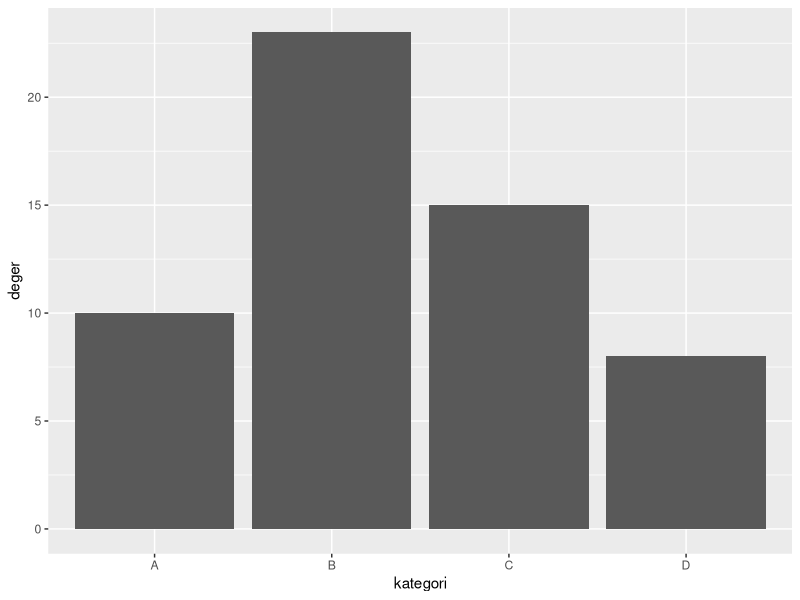
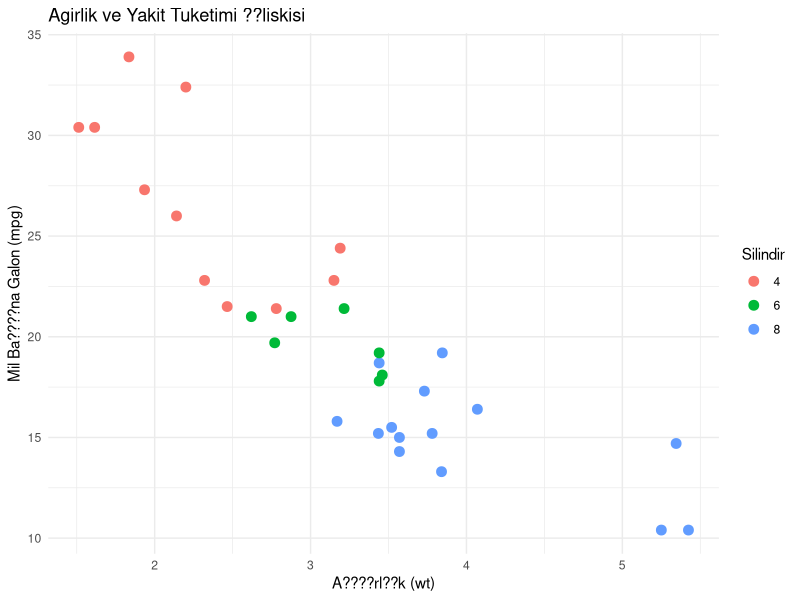
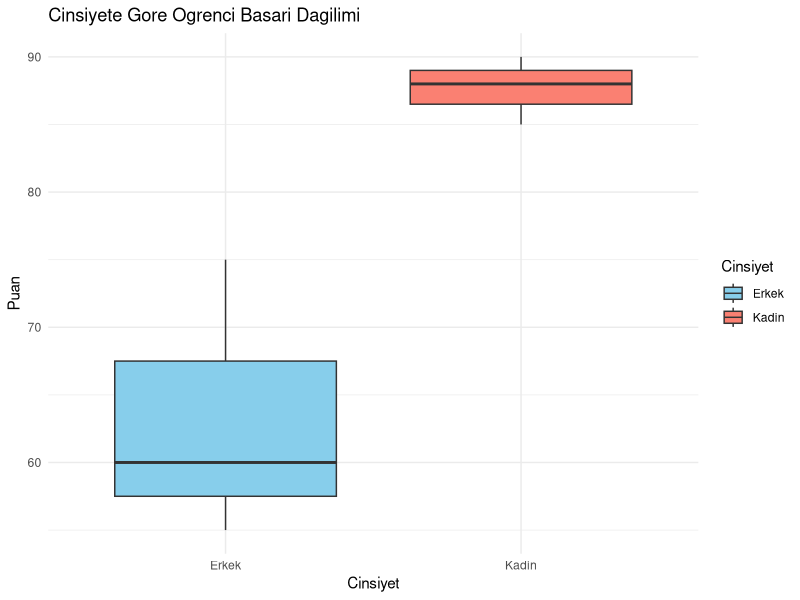
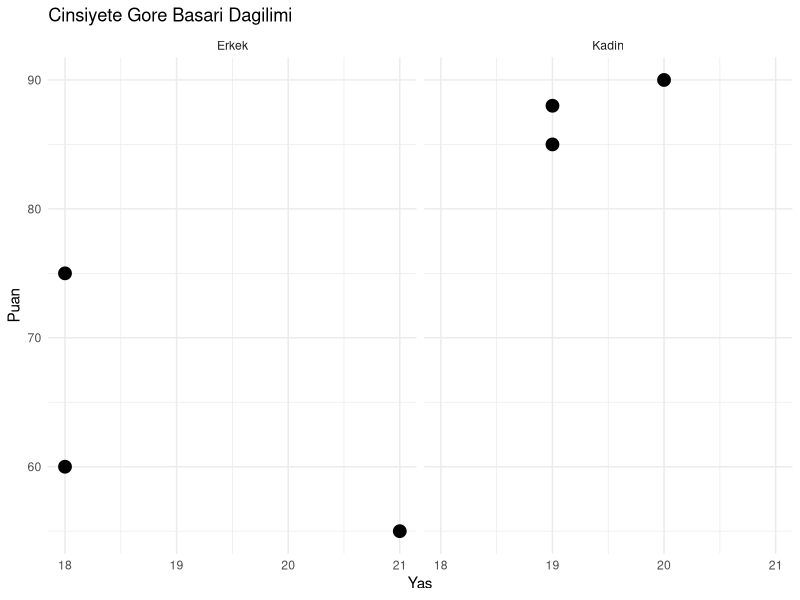
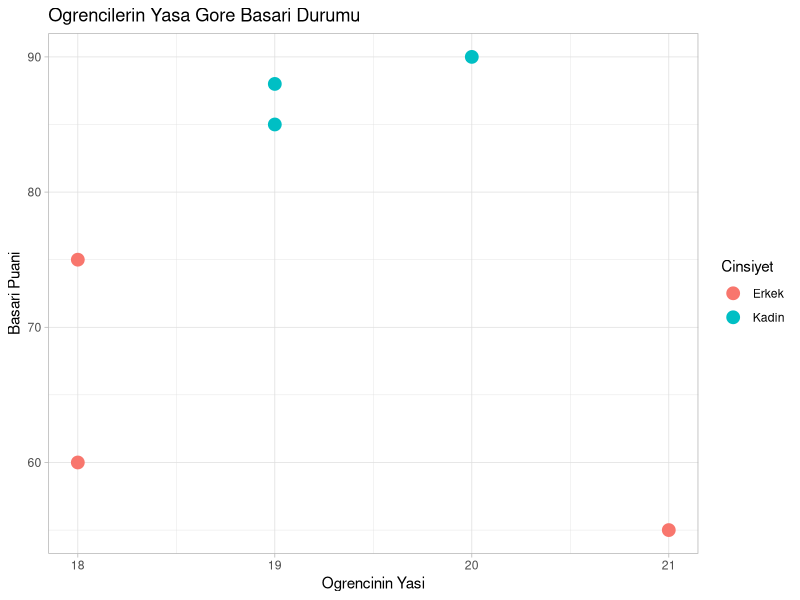

Recreate these plots in R, in order.
#"ggplot2" paketi veri gorsellestirme icin en guclu ve esnek araclardan biridir.
install.packages("ggplot2")
library(ggplot2)
veri <- data.frame(
  kategori = c("A", "B", "C", "D"),
  deger = c(10, 23, 15, 8)
)
ggplot(data = veri, aes(x = kategori, y = deger))+
  geom_col()



ggplot(mtcars, aes(x = wt, y = mpg, color = factor(cyl))) + #mtcars: Bu hazir veri seti kullaniliyor (R icinde var).
  geom_point(size = 3) + #size = 3: Noktalarin boyutu 3 birim olur.
  labs(
    title = "Agirlik ve Yakit Tuketimi ??liskisi",
    x = "A????rl??k (wt)",
    y = "Mil Ba????na Galon (mpg)",
    color = "Silindir"
  ) +
  theme_minimal() #Grafigin arka plan temasini sade hale getirir.



library(ggplot2)
ogrenciler <- data.frame(
  isim = c("Ali", "Zeynep", "Ahmet", "Elif", "Mehmet", "Ayse"),
  yas = c(18, 19, 18, 20, 21, 19),
  puan = c(75, 88, 60, 90, 55, 85),
  cinsiyet = c("Erkek", "Kadin", "Erkek", "Kadin", "Erkek", "Kadin")
)
grafik <- ggplot(data = ogrenciler, aes(x = yas, y = puan, color = factor(cinsiyet)))+
  geom_point(size = 4)+
  labs(
    title = "Ogrencilerin Yasa Gore Basari Durumu",
    x = "Ogrencinin Yasi",
    y = "Basari Puani",
    color = "Cinsiyet"
  )+
  theme_light()
ggsave("ogrenciler.png", plot = grafik, width = 6, height = 4, dpi = 300) 
#ggsave() fonksiyonu: Cizdigin grafigi bilgisayarina .png, .pdf, .jpg gibi formatlarda kaydeder.



library(ggplot2)
ogrenciler <- data.frame(
  isim = c("Ali", "Zeynep", "Ahmet", "Elif", "Mehmet", "Ayse"),
  yas = c(18, 19, 18, 20, 21, 19),
  puan = c(75, 88, 60, 90, 55, 85),
  cinsiyet = c("Erkek", "Kadin", "Erkek", "Kadin", "Erkek", "Kadin")
)
ggplot(data = ogrenciler, aes(x = cinsiyet, y = puan, fill = cinsiyet)) +
  geom_boxplot() +
  labs(title = "Cinsiyete Gore Ogrenci Basari Dagilimi",
       x = "Cinsiyet",
       y = "Puan",
       fill = "Cinsiyet") +
  scale_fill_manual(values = c("Erkek" = "skyblue", "Kadin" = "salmon")) +
  theme_minimal() #scale_fill_manual(): Grafikteki dolgu renklerini senin belirlemeni saglar.



ogrenciler <- data.frame(
  isim = c("Ali", "Zeynep", "Ahmet", "Elif", "Mehmet", "Ayse"),
  yas = c(18, 19, 18, 20, 21, 19),
  puan = c(75, 88, 60, 90, 55, 85),
  cinsiyet = c("Erkek", "Kadin", "Erkek", "Kadin", "Erkek", "Kadin")
)
library(ggplot2)
ggplot(ogrenciler, aes(x = yas, y = puan)) +
  geom_point(size = 4) +
  facet_wrap(~ cinsiyet) + #facet_wrap(): Bir degiskene gore veriyi gruplara ayirarak her grup icin ayri bir kucuk grafik cizer.
  labs(
    title = "Cinsiyete Gore Basari Dagilimi",
    x = "Yas",
    y = "Puan"
  ) +
  theme_minimal()
#facet_wrap(~ cinsiyet, nrow = 1)  # yatayda yan yana
#facet_wrap(~ cinsiyet, ncol = 1)  # dikeyde alt alta




